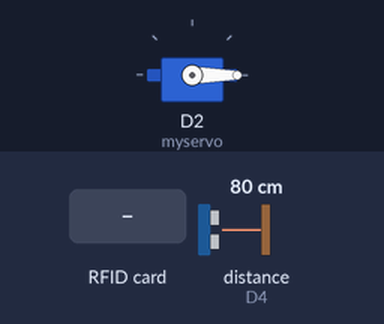
Bench run of a sketch on a simulated ESP8266 (NodeMCU). On the bench: servo. Inputs (shaded band) come from the test bench; at power-on: distance to the obstacle (sensor on D4) 80 cm. The echo pulse lasts 58.3 µs per cm; WiFi joins after 1.5 s; servers stay silent unless stated; what the sketch prints to the serial monitor is not drawn.

Above: at 2.7 s.
2.8 s: RFID card 5E 7A 19 C4 held to the reader
At 3.2 s:
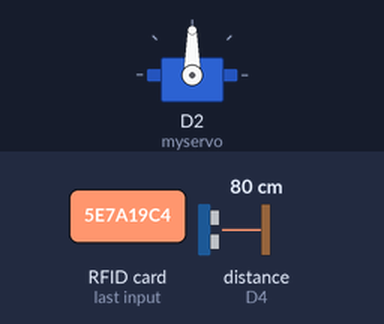
Timing chart, 0 to 9.5 s (numbered marks = the images above; inputs shaded):
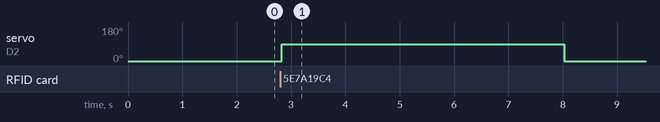

Measured:
- after the input at 2.8 s, servo on D2 (myservo): 0° → 90° at once, → 0° 5.2 s later

The sketch:

saldo_copy_20240721145220.ino
```cpp
#include <ESP8266WiFi.h>
#include <SPI.h>
#include <MFRC522.h>
#include <Servo.h>
#include <NewPing.h>

#define SS_PIN D2
#define RST_PIN D0
#define TRIGGER_PIN D1
#define ECHO_PIN D4
#define MAX_DISTANCE 200

const char* ssid = "Purnamah";
const char* password = "123tuyul";
const char* server = "localhost"; // Change to your server's address

MFRC522 mfrc522(SS_PIN, RST_PIN);
Servo myservo;
NewPing sonar(TRIGGER_PIN, ECHO_PIN, MAX_DISTANCE);

void setup() {
  Serial.begin(115200);
  SPI.begin();
  mfrc522.PCD_Init();
  myservo.attach(D2);
  myservo.write(0); // Ensure servo is closed

  WiFi.begin(ssid, password);
  while (WiFi.status() != WL_CONNECTED) {
    delay(500);
    Serial.print(".");
  }
  Serial.println("WiFi connected");
}

void loop() {
  // Check for RFID card
  if (mfrc522.PICC_IsNewCardPresent() && mfrc522.PICC_ReadCardSerial()) {
    String uid = "";
    for (byte i = 0; i < mfrc522.uid.size; i++) {
      uid += String(mfrc522.uid.uidByte[i], HEX);
    }
    Serial.println("Card detected: " + uid);
    myservo.write(90); // Open servo

    if (WiFi.status() == WL_CONNECTED) {
      WiFiClient client;
      if (client.connect(server, 80)) {
        String url = "/log_event.php?uid=" + uid + "&price=14500";
        client.print(String("GET ") + url + " HTTP/1.1\r\n" +
                     "Host: " + server + "\r\n" +
                     "Connection: close\r\n\r\n");
        client.stop();
      }
    }
    delay(5000); // Keep servo open for 5 seconds
    myservo.write(0); // Close servo
  }

  // Check distance sensor
  unsigned int distance = sonar.ping_cm();
  if (distance > 0 && distance < 10) { // Adjust distance threshold as needed
    myservo.write(0); // Close servo
  }
}
```
